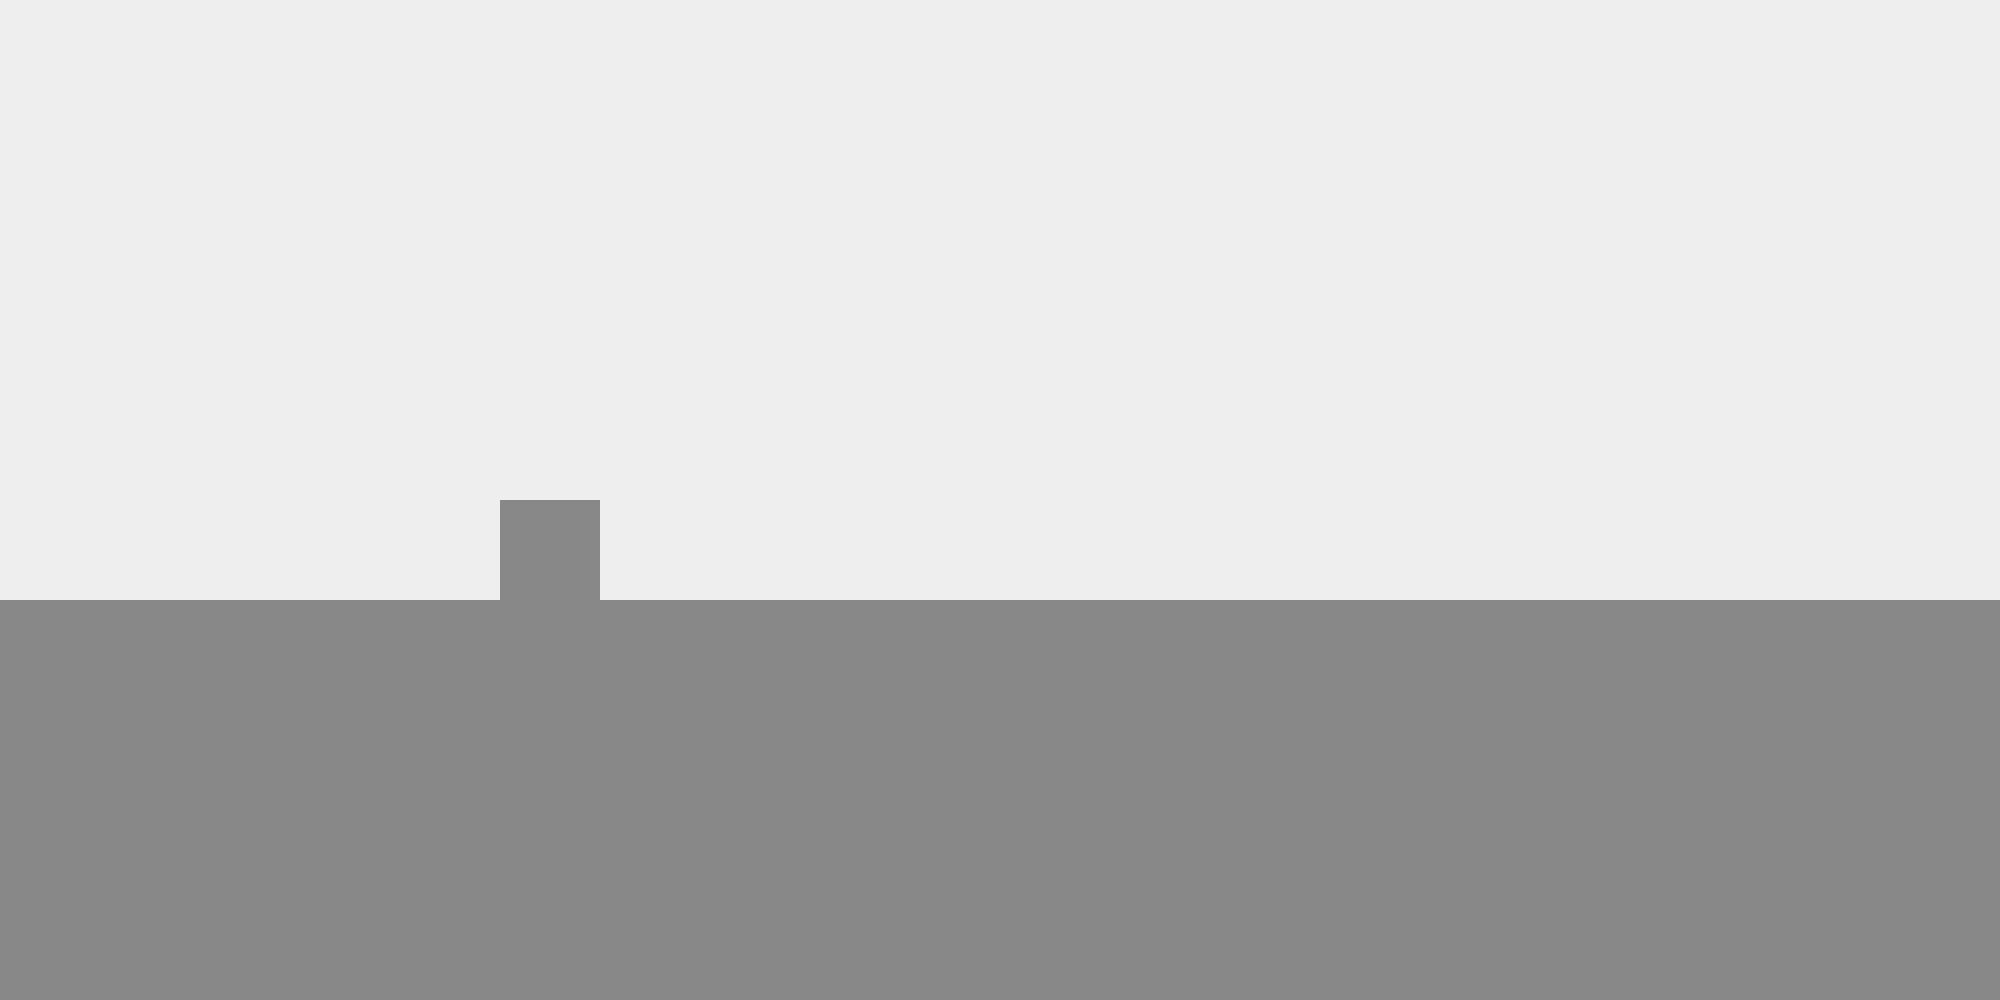

Rendered tile map (Tiled .tmx) drawn with the repository's tilesets; below, a short description and the full map source, tile grids included:
An orthogonal 20x10 tile map with 100x100 px tiles, 2 tile layers (BaseColor, Platforms), 2 tilesets and 3 objects (playerStart).

<map version="1.10" tiledversion="1.10.2" orientation="orthogonal" renderorder="right-down" width="20" height="10" tilewidth="100" tileheight="100" infinite="0" nextlayerid="9" nextobjectid="41">
 <editorsettings>
  <export target="level2_highres.json" format="json" />
 </editorsettings>
 <tileset firstgid="1" name="grays_100px" tilewidth="100" tileheight="100" tilecount="10" columns="10">
  <image source="tilesets/grays_100px.png" width="1000" height="100" />
 </tileset>
 <tileset firstgid="11" name="shapes_highres" tilewidth="1000" tileheight="293" tilecount="1" columns="0">
  <grid orientation="orthogonal" width="1" height="1" />
  <tile id="2">
   <image width="1000" height="293" source="objects/moutnains-transp.png" />
  </tile>
 </tileset>
 <layer id="1" name="BaseColor" width="20" height="10">
  <data encoding="csv">
3,3,3,3,3,3,3,3,3,3,3,3,3,3,3,3,3,3,3,3,
3,3,3,3,3,3,3,3,3,3,3,3,3,3,3,3,3,3,3,3,
3,3,3,3,3,3,3,3,3,3,3,3,3,3,3,3,3,3,3,3,
3,3,3,3,3,3,3,3,3,3,3,3,3,3,3,3,3,3,3,3,
3,3,3,3,3,3,3,3,3,3,3,3,3,3,3,3,3,3,3,3,
3,3,3,3,3,3,3,3,3,3,3,3,3,3,3,3,3,3,3,3,
3,3,3,3,3,3,3,3,3,3,3,3,3,3,3,3,3,3,3,3,
3,3,3,3,3,3,3,3,3,3,3,3,3,3,3,3,3,3,3,3,
3,3,3,3,3,3,3,3,3,3,3,3,3,3,3,3,3,3,3,3,
3,3,3,3,3,3,3,3,3,3,3,3,3,3,3,3,3,3,3,3
</data>
 </layer>
 <objectgroup id="8" name="Background" />
 <objectgroup id="7" name="Midground" />
 <objectgroup id="3" name="Foreground">
  <object id="38" gid="13" x="-3.83219" y="599.198" width="1000" height="293" />
  <object id="39" gid="13" x="994.438" y="602.569" width="1000" height="293" />
 </objectgroup>
 <layer id="2" name="Platforms" width="20" height="10">
  <data encoding="csv">
0,0,0,0,0,0,0,0,0,0,0,0,0,0,0,0,0,0,0,0,
0,0,0,0,0,0,0,0,0,0,0,0,0,0,0,0,0,0,0,0,
0,0,0,0,0,0,0,0,0,0,0,0,0,0,0,0,0,0,0,0,
0,0,0,0,0,0,0,0,0,0,0,0,0,0,0,0,0,0,0,0,
0,0,0,0,0,0,0,0,0,0,0,0,0,0,0,0,0,0,0,0,
0,0,0,0,0,4,0,0,0,0,0,0,0,0,0,0,0,0,0,0,
4,4,4,4,4,4,4,4,4,4,4,4,4,4,4,4,4,4,4,4,
4,4,4,4,4,4,4,4,4,4,4,4,4,4,4,4,4,4,4,4,
4,4,4,4,4,4,4,4,4,4,4,4,4,4,4,4,4,4,4,4,
4,4,4,4,4,4,4,4,4,4,4,4,4,4,4,4,4,4,4,4
</data>
 </layer>
 <objectgroup id="4" name="Positions">
  <object id="40" name="playerStart" x="177.126" y="435.223">
   <point />
  </object>
 </objectgroup>
</map>
